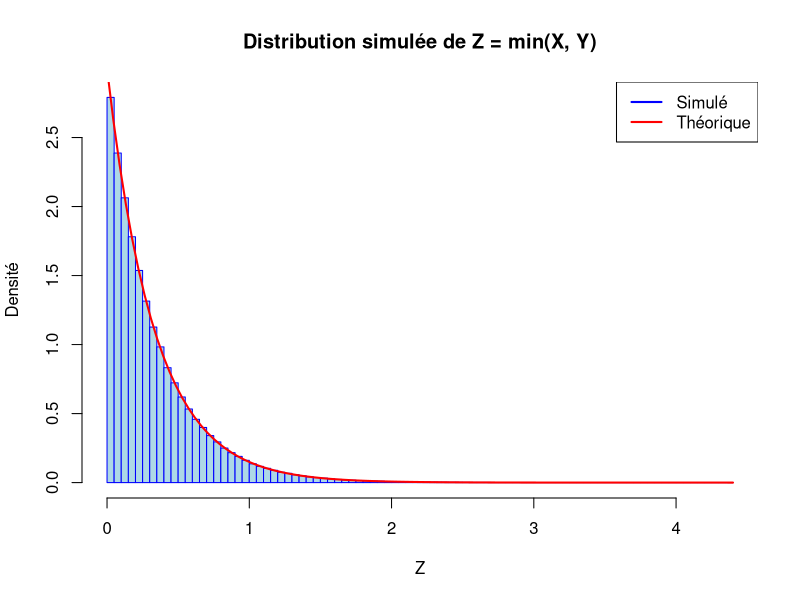
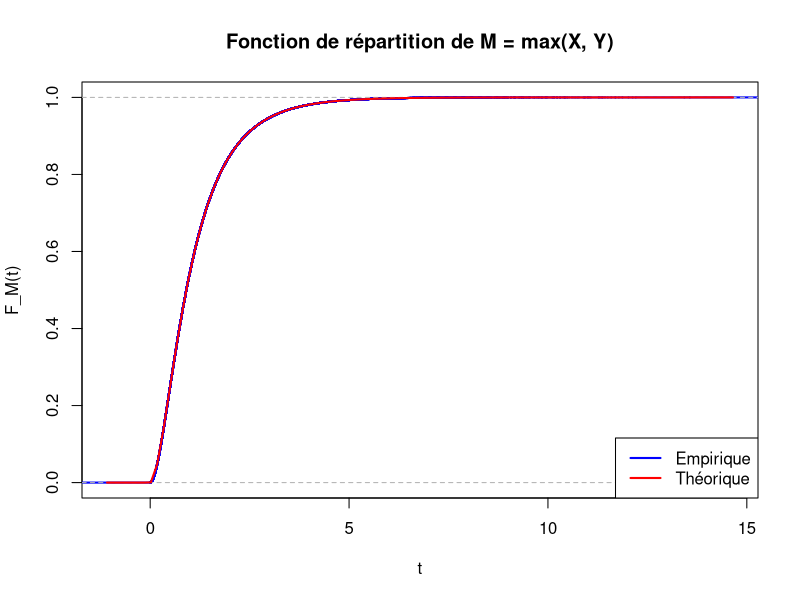

Write R code to recreate these figures, in order.
a <- 1
b <- 2
k <- 1e6

xSim <- rexp(k, rate = a)
ySim <- rexp(k, rate = b)

zSim <- pmin(xSim, ySim)

hist(zSim, probability = TRUE, breaks = 100, main = "Distribution simulée de Z = min(X, Y)", xlab = "Z", ylab = "Densité", col = "lightblue", border = "blue")

curve(dexp(x, rate = a + b), col = "red", lwd = 2, add = TRUE)
legend("topright", legend = c("Simulé", "Théorique"), col = c("blue", "red"), lwd = 2)

pAudeBeforeVincent <- mean(xSim < ySim)
cat("Probabilité qu'Aude sorte avant Vincent (simulée) :", pAudeBeforeVincent, "\n")

pAudeBeforeVincentTheo <- a / (a + b)
cat("Probabilité qu'Aude sorte avant Vincent (théorique) :", pAudeBeforeVincentTheo, "\n")

t <- 20
pBothOut20 <- mean(xSim <= t & ySim <= t)
cat("Probabilité que les deux soient sortis au bout de 20 minutes (simulée) :", pBothOut20, "\n")

pBothOut20Theo <- pexp(t, rate = a) * pexp(t, rate = b)
cat("Probabilité que les deux soient sortis au bout de 20 minutes (théorique) :", pBothOut20Theo, "\n")

mSim <- pmax(xSim, ySim)
ecdfMSim <- ecdf(mSim)

plot(ecdfMSim, main = "Fonction de répartition de M = max(X, Y)", xlab = "t", ylab = "F_M(t)", col = "blue", lwd = 2)

fmTheo <- function(t) pexp(t, rate = a) * pexp(t, rate = b)

curve(fmTheo(x), col = "red", lwd = 2, add = TRUE)
legend("bottomright", legend = c("Empirique", "Théorique"), col = c("blue", "red"), lwd = 2)

fm20Theo <- fmTheo(t)
cat("Valeur théorique de FM(20) :", fm20Theo, "\n")
